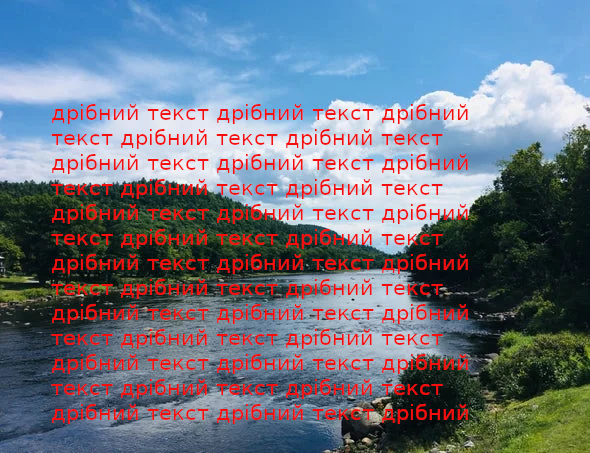
#> input picture inpainting/basic/data/nature_corrupted.png, 590 x 453 px
$ python main.py
#> lines starting #> are read from the running program, lines starting #| are printed output that depends on the picture; after the words box and inside, x2 and y2 are one past the last pixel; in counts of white or black regions, pixels touching at a corner belong together
import cv2 as cv
import numpy as np
import scipy
import matplotlib.image as mpimg

from ttictoc import tic,toc

### Create image and mask
def create_image_and_mask(imagefilename,maskfilename):

    # import a clean input to be corrupted with the mask
#> called with imagefilename = './data/nature_corrupted.png', maskfilename = './data/nature_mask.png'
    input = mpimg.imread(imagefilename)
#> input is the input picture: shape (453, 590, 3) float32; mean R, G, B 0.435, 0.463, 0.518

    if input.ndim==3:
        M,N,C = input.shape
#> M = 453; N = 590; C = 3
    else:
        M,N = input.shape
        C = 1

    # import the mask of the inpainting domain
    # mask = 1 intact part
    # mask = 0 missing domain
    mask  = scipy.float64((mpimg.imread(maskfilename) == 1));
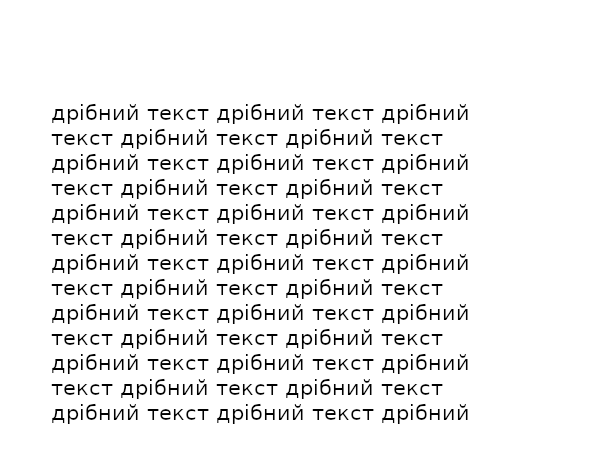
#> input picture inpainting/basic/data/nature_mask.png, 590 x 453 px
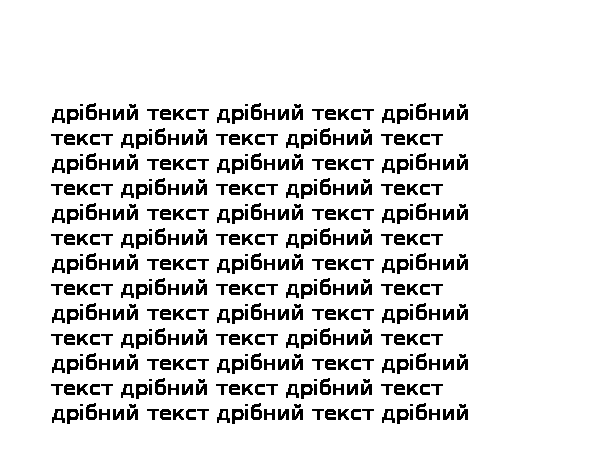
#> mask: shape (453, 590, 3) float64; values 0 (black) and 1 (white), 88% white; 457 black regions (33 under 20 px), largest, box (x1, y1, x2, y2) and area: (86, 103, 97, 120) 120, (251, 103, 262, 120) 120, (416, 103, 427, 120) 120

    if (input.ndim==3) & (mask.ndim<3):
        mask = np.repeat(mask[:, :, np.newaxis], C, axis=2)

    if C==1:
        input = scipy.expand_dims(input, axis=2)
        mask  = scipy.expand_dims(mask, axis=2)

    # create the image with the missin domain:
    noise = scipy.random.rand(M,N,C)
    u     = mask*input + (1-mask)*noise;
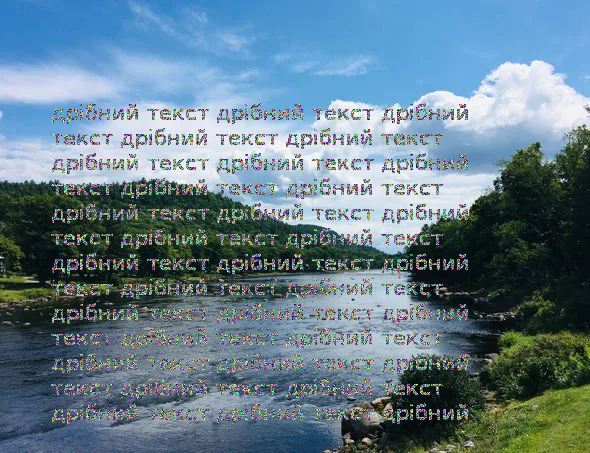
#> u: shape (453, 590, 3) float64; mean R, G, B 0.395, 0.494, 0.547
    u = np.clip(u, 0, 1)
    return (u,mask)


### Harmonic Inpainting
def harmonic(input,mask,fidelity,tol,maxiter,dt):

#> called with fidelity = 10, tol = 1e-05, maxiter = 500, dt = 0.1
    if input.ndim==3:
        M,N,C = input.shape
#> M = 453; N = 590; C = 3
    else:
        M,N = input.shape
        C = 1

    u = input.copy()

    for c in range(0,C):

        for iter in range(0,maxiter):

            # COMPUTE NEW SOLUTION
            laplacian = cv.Laplacian(u[:,:,c],cv.CV_64F)
            unew = u[:,:,c] + dt*( laplacian + fidelity * mask[:,:,c] * (input[:,:,c]-u[:,:,c]) )

            # exit condition
            diff_u = np.linalg.norm(unew.reshape(M*N,1)-u[:,:,c].reshape(M*N,1),2)/np.linalg.norm(unew.reshape(M*N,1),2);

            # update
            u[:,:,c] = unew

            # test exit condition
            if diff_u<tol:
                break
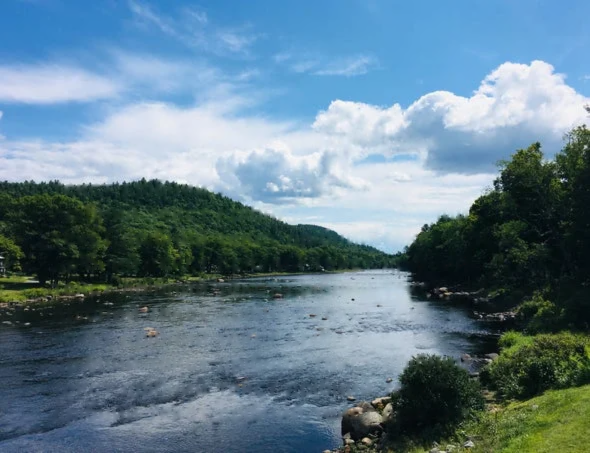
#> u: shape (453, 590, 3) float64; mean R, G, B 0.388, 0.495, 0.553

    u = np.clip(u, 0, 1)
    print(u)
#> (printed output is left out)
    mpimg.imsave("harmonic_output.png", u)

    return u


### Harmonic Inpainting

# create the corrupted image with the mask
cleanfilename = './data/nature_corrupted.png';
maskfilename  = './data/nature_mask.png';
input,mask    = create_image_and_mask(cleanfilename,maskfilename);
mpimg.imsave("./data/nature_input.png", input)

# parameters
fidelity      = 10;
tol           = 1e-5;
maxiter       = 500;
dt            = 0.1;

# inpainting
tic()
u = harmonic(input,mask,fidelity,tol,maxiter,dt)
print('Elasped time is:',toc())
#> (this line was passed over: ttictoc is not available in this run)
